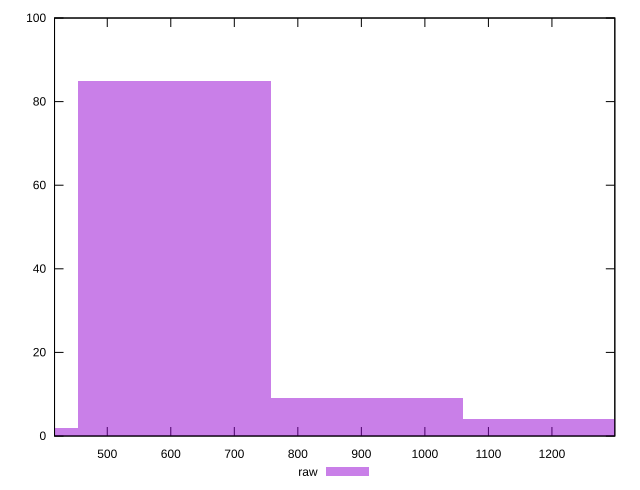

Here is the gnuplot script that generated this plot:
reset

$raw <<EOF
1211.4405697152442 4
605.7202848576221 85
908.5804272864332 9
302.86014242881106 2
EOF

set key outside below
set boxwidth 302.86014242881106
set xrange [417:1299]
set yrange [0:100]
set trange [0:100]
set style fill transparent solid 0.5 noborder
set terminal svg size 640, 490 enhanced background rgb 'white'
set output "report_00014_2021-02-09T15:56:05.503Z/render-blocking-resources/samples/pages+cached+noadtech/raw/histogram.svg"

plot $raw title "raw" with boxes

reset
